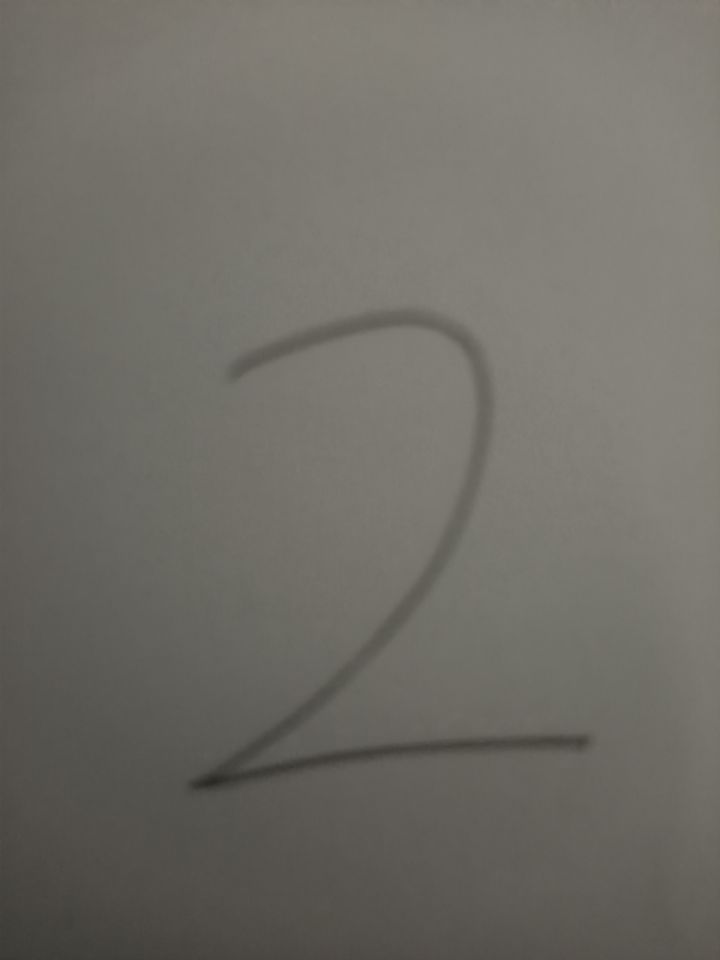
#> input picture Number-main/pic/TelCamera/22.jpg, 720 x 960 px
$ python -i Camera_Handle.py   (imports and definitions only)   (older library calls are emulated)
#> lines starting #> are read from the running program, lines starting #| are printed output that depends on the picture; after the words box and inside, x2 and y2 are one past the last pixel; in counts of white or black regions, pixels touching at a corner belong together
#> further down, picture is the input picture: shape (960, 720, 3); mean B, G, R 102.4, 109, 111.5
import numpy as np
from PIL import Image
import cv2

# [9 lines of commented-out code are left out]

'''
    cv2.THRESH_BINARY
    cv2.THRESH_OTSU
'''

'''
    cv2.adaptiveThreshold(img, maxValue, adaptiveMethod, thresholdType, blockSize, C)
'''

# [13 lines of commented-out code are left out]

'''图片模糊化'''
# [26 lines of commented-out code are left out]

def where_num(frame):
    rois=[]

    # 灰度处理
    gray = cv2.cvtColor(frame,cv2.COLOR_BGR2GRAY)

    element=cv2.getStructuringElement(cv2.MORPH_RECT,(3,3))

    # 二次腐蚀处理
    gray2=cv2.dilate(gray,element)
    gray3=cv2.dilate(gray2,element)

    # 二次膨胀处理
    gray2 = cv2.erode(gray, element)
    gray4=cv2.erode(gray2,element)    #膨胀的gray2

    # 膨胀腐蚀做差
    edges=cv2.absdiff(gray4,gray3)

    # 使用算子进行降噪
    x=cv2.Sobel(edges,cv2.CV_16S,1,0)
    y=cv2.Sobel(edges,cv2.CV_16S,0,1)
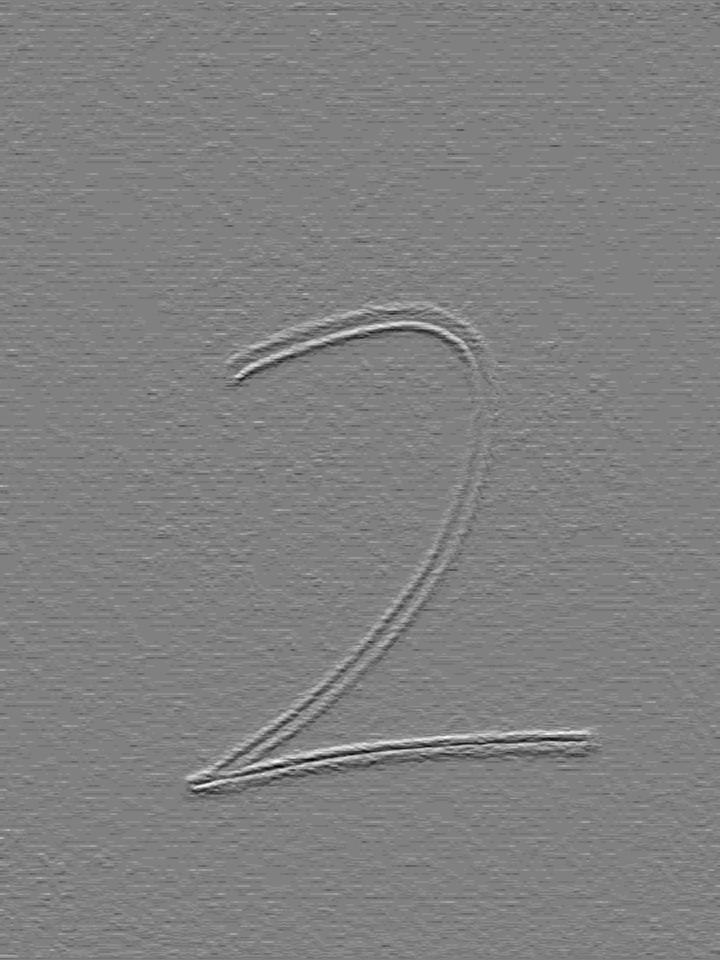
#> y: shape (960, 720) int16; min -44, max 43, mean 0; drawn with min black and max white
    absX=cv2.convertScaleAbs(x)
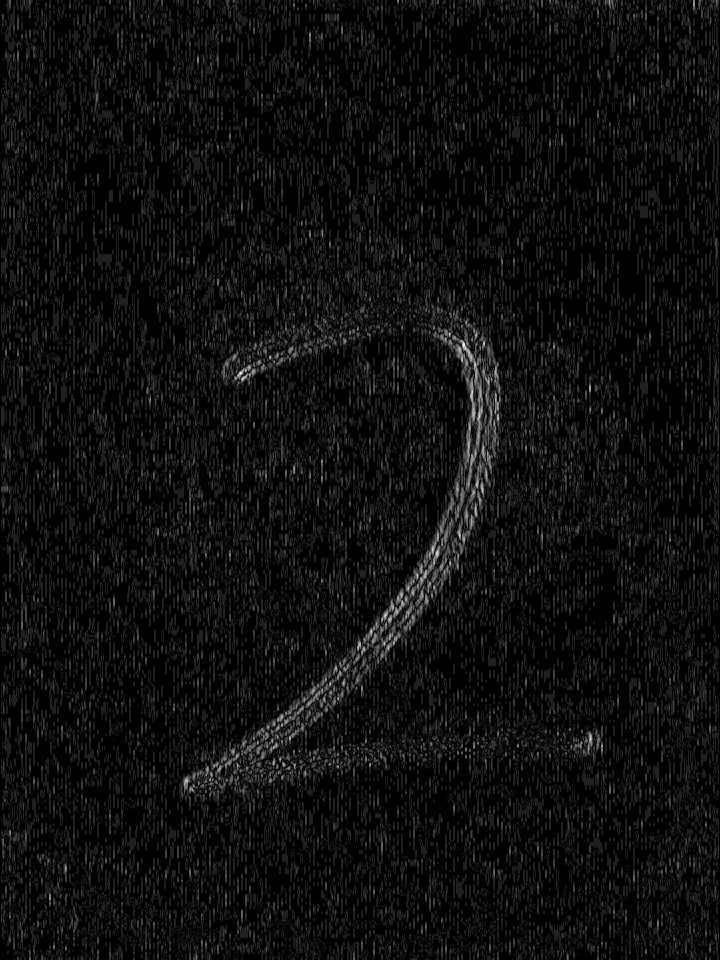
#> absX: shape (960, 720); min 0, max 31, mean 1.7; drawn with min black and max white
    absY=cv2.convertScaleAbs(y)
    dst=cv2.addWeighted(absX,0.5,absY,0.5,0)
    cv2.imshow('量子算法', dst)
    cv2.waitKey(0)

    dst = cv2.medianBlur(dst, 9)
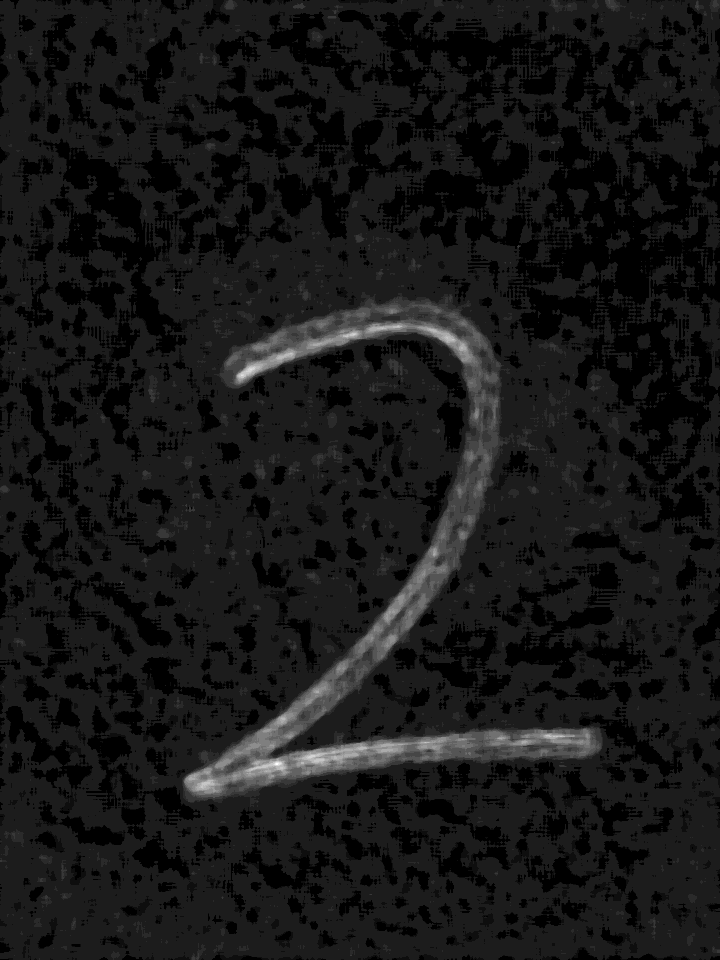
#> dst: shape (960, 720); min 0, max 18, mean 1.68; drawn with min black and max white
    ret_1,ddst=cv2.threshold(dst,9,255,cv2.THRESH_BINARY)
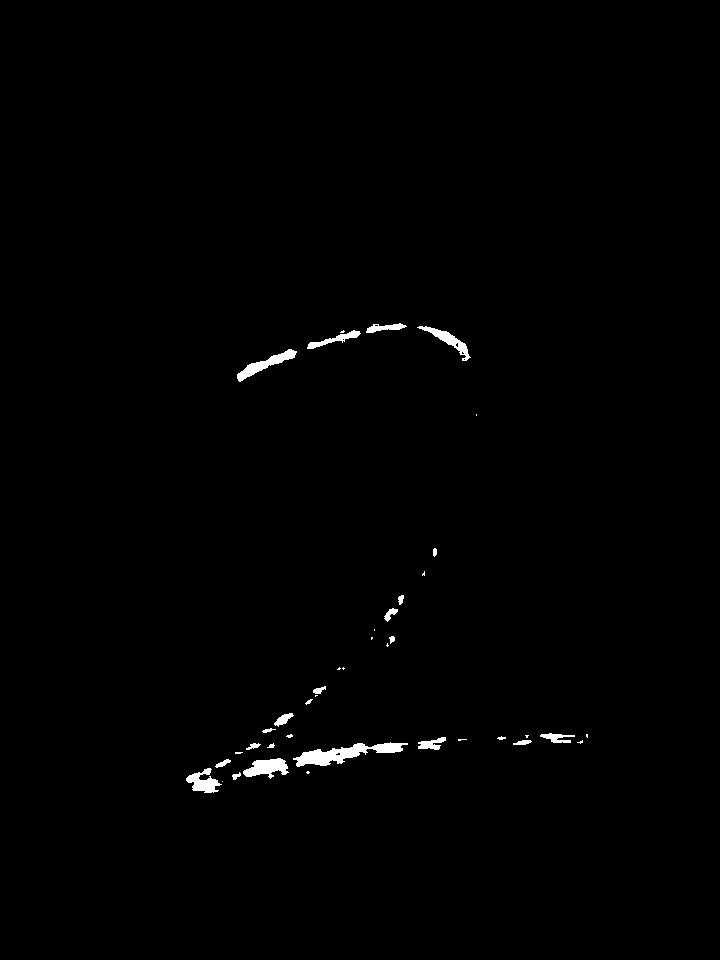
#> ddst: shape (960, 720); 0.71% white; 40 white regions (17 under 20 px), largest, box (x1, y1, x2, y2) and area: (293, 742, 408, 767) 1161, (243, 758, 289, 779) 566, (237, 349, 297, 382) 559
    # 显示二值化处理图片
    cv2.imshow('ddstByAverge',ddst)
    cv2.waitKey(0)
    element = cv2.getStructuringElement(cv2.MORPH_RECT, (3, 3))
    gray2 = cv2.dilate(ddst, element)
#> gray2: shape (960, 720); 1.1% white; 31 white regions (3 under 20 px), largest, box (x1, y1, x2, y2) and area: (292, 741, 409, 768) 1514, (231, 757, 290, 781) 814, (236, 348, 298, 383) 750
    output=cv2.dilate(gray2,element)
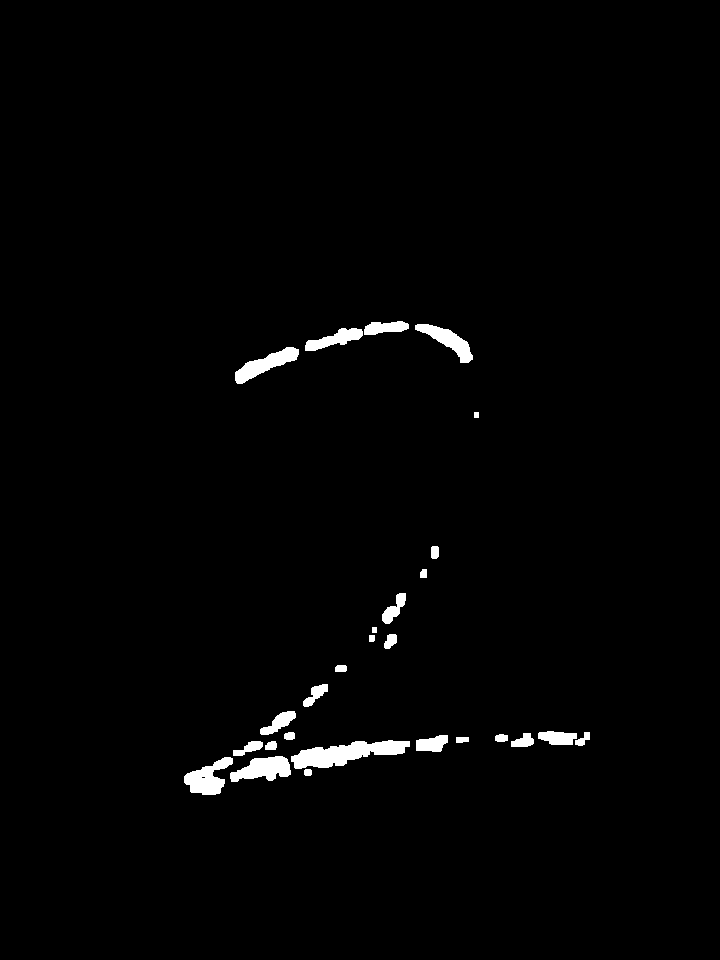
#> output: shape (960, 720); 1.4% white; 27 white regions
    cv2.imshow('dilate',output)
    cv2.waitKey(0)
    # 寻找图片中出现过得轮廓
    # im,contours,hierarchy=cv2.findContours(ddst,cv2.RETR_EXTERNAL,cv2.CHAIN_APPROX_SIMPLE)
    # cv2.RETR_TREE, cv2.CHAIN_APPROX_SIMPLE
    contours, hierarchy = cv2.findContours(output, cv2.RETR_EXTERNAL,cv2.CHAIN_APPROX_SIMPLE)
#> contours = 27 contours; largest, box (x1, y1, x2, y2) and area: (291, 740, 410, 769) 1710, (230, 756, 291, 782) 933, (184, 757, 233, 795) 918, (235, 347, 299, 384) 874, (415, 324, 473, 363) 776
    # print(len(contours))
    # 在保存的轮廓里利用宽度和高度进行筛选
    # cv2.drawContours(frame, contours, -1, (0, 0, 255), 3)
    # cv2.imwrite('./pic\\TelCamera\\frame.jpg', frame)
    alfa = 1
    img_new = []
    for c in contours:
        x , y, w, h = cv2.boundingRect(c)
        # cv2.rectangle(frame, (x, y), (x + w, y + h), (0, 255, 0), 2)
        if w > 20 and h > 20:
            # print(w,h)
            rois.append((x, y, w, h))

            # 截取图片
            top, bottom, left, right = (0, 0, 0, 0)
            img = output[y:y+h,x:x+w]
            img = cv2.medianBlur(img, 9)
            # cv2.imshow('img_cut_BYAvarge',img)
            # cv2.waitKey(0)
            h, w = img.shape
            # print(img.shape)
            longest_edge = max(h, w)
            if h < longest_edge:
                dh = longest_edge - h
                top = dh // 2
                bottom = dh - top
                # print('longest_edge{} top{} bottom{}'.format(longest_edge,top,bottom))
            elif w < longest_edge:
                dw = longest_edge - w
                left = dw // 2
                right = dw - left
                # print('longest_edge{} left{} right{}'.format(longest_edge, left, right))
            else:
                # print('没有进判断')
                pass

            BLACK = [0, 0, 0]
            constant = cv2.copyMakeBorder(
                img, top+50, bottom+50, left+50, right+50, cv2.BORDER_CONSTANT, value=BLACK)
            cv2.imshow('square',constant)
            cv2.waitKey(0)
            img_28 = cv2.resize(constant,(28,28))
            # cv2.imshow('28*28', img_28)
            # cv2.waitKey(0)
            img_new.append(img_28)   #正方形图片
#> this loop made 27 passes
#> (x, y, top, bottom, left, right) on passes 2, 3, 6, 14, 15, 24, 25, 26: (184, 757, 5, 6, 0, 0), (230, 756, 17, 18, 0, 0), (291, 740, 45, 45, 0, 0), (260, 711, 6, 6, 0, 0), (303, 684, 1, 1, 0, 0), (235, 347, 13, 14, 0, 0), (305, 328, 17, 18, 0, 0), (415, 324, 9, 10, 0, 0)
#> (x, y, top, bottom, left, right) on pass 20: (382, 593, 0, 0, 3, 4)
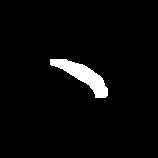
#> constant: shape (158, 158); 3.5% white; 1 white region, box (x1, y1, x2, y2) and area: (50, 59, 108, 98) 864
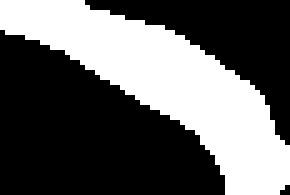
#> img: shape (39, 58) (shown 5 times larger); 38.2% white; 1 white region, box (x1, y1, x2, y2) and area: (0, 0, 58, 39) 864
#> after the loop, bottom = 10; dh = 19; dw = 7; img_new = 9 items; left = 0; longest_edge = 58; right = 0; rois = [(184, 757, 49, 38), (230, 756, 61, 26), (291, 740, 119, 29), (260, 711, 36, 24), (303, 684, 25, 23), (382, 593, 24, 31), (235, 347, 64, 37), (305, 328, 58, 23), (415, 324, 58, 39)]; top = 9

    # cv2.imshow('frame',frame)
    # cv2.waitKey(0)
    return frame,img_new,rois


# cv2.WINDOW_NORMAL
# image = cv2.imread('./pic\\TelCamera\\num_good_1.jpg')  # './pic\\TelCamera\\Num.jpg'  ./pic\\TelCamera\\mul_num.jpg
# num = where_num(image)

>>> import cv2
>>> picture = cv2.imread('pic/TelCamera/22.jpg')
>>> result = where_num(picture)
